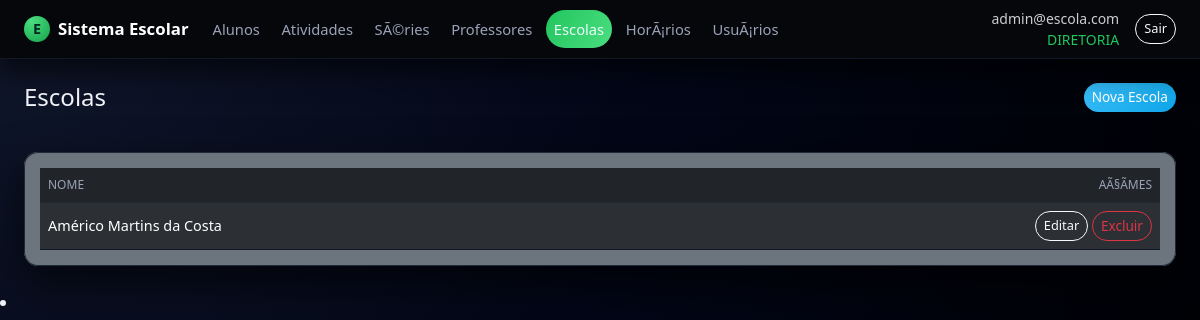
Page /escolas/ (signed in) on the committed database.
### app.py (models this page shows, shortened)
class Usuario(db.Model, UserMixin):
    __tablename__ = "usuario"
    id = db.Column(db.Integer, primary_key=True)
    email = db.Column(db.String(120), unique=True, nullable=False)
    senha_hash = db.Column(db.String(255), nullable=False)
    papel = db.Column(db.String(30), nullable=False, default="ALUNO")
    ativo = db.Column(db.Boolean, nullable=False, default=True)
    created_at = db.Column(db.DateTime, nullable=False, default=datetime.utcnow)
    aluno_id = db.Column(db.Integer, db.ForeignKey("aluno.id"), nullable=True)
    aluno = db.relationship("Aluno", lazy="joined")
    recovery_code1 = db.Column(db.String(255), nullable=True)
    recovery_code2 = db.Column(db.String(255), nullable=True)
    recovery_code3 = db.Column(db.String(255), nullable=True)
    recovery_codes_shown = db.Column(db.Boolean, nullable=False, default=False)
    def papel_upper(self):
        return (self.papel or "").upper()
    def is_responsavel(self):
        return self.papel_upper() == "RESPONSAVEL"
    def is_aluno(self):
        return self.papel_upper() == "ALUNO"

class Escola(db.Model):
    __tablename__ = "escola"
    id = db.Column(db.Integer, primary_key=True)
    nome = db.Column(db.String(120), nullable=False, unique=True)

### app.py (the view)
@app.route("/escolas/")
@login_required
def escolas_list():
    if current_user.is_responsavel() or current_user.is_aluno():
        flash("Acesso não autorizado.", "warning")
        return redirect(url_for("index"))
    items = Escola.query.order_by(Escola.nome.asc()).all()
    return render_template("escolas/listar.html", items=items)

### app.py (called while the page is built)
@login_manager.user_loader
def load_user(uid):
    return db.session.get(Usuario, int(uid))

@app.context_processor
def inject_can():
    return dict(can=can)

### templates/escolas/listar.html (shortened to what this page needs)
{% extends 'base.html' %}
{% block content %}
<div class="d-flex align-items-center justify-content-between mb-3">
  <h1 class="h4 mb-0">Escolas</h1>
  <a href="{{ url_for('escolas_nova') }}" class="btn btn-primary btn-sm">Nova Escola</a>
</div>
<div class="card bg-secondary border-0">
  <div class="card-body">
    <div class="table-responsive">
      <table class="table table-dark table-striped align-middle mb-0">
        <thead>
          <tr>
            <th>Nome</th>
            <th class="table-actions text-end">AÃ§Ãµes</th>
          </tr>
        </thead>
        <tbody>
          {% for e in items %}
          <tr>
            <td>{{ e.nome }}</td>
            <td class="text-end">
              <form class="d-inline" method="post" action="{{ url_for('escolas_editar', id=e.id) }}">
                <button class="btn btn-sm btn-outline-light" onclick="return promptEditEscola(this.form)">Editar</button>
              </form>
              <form class="d-inline" method="post" action="{{ url_for('escolas_excluir', id=e.id) }}"
                    onsubmit="return confirm('Excluir esta escola?');">
                <button class="btn btn-sm btn-outline-danger">Excluir</button>
              </form>
            </td>
          </tr>
          {% else %}
          <tr><td colspan="2" class="text-center text-light-50 py-4">Nenhuma escola cadastrada.</td></tr>
          {% endfor %}
        </tbody>
      </table>
    </div>
  </div>
</div>
{% endblock %}

### templates/base.html (shortened to what this page needs)
<!doctype html>
<html lang="pt-BR">
<head>
  <link
    href="https://cdn.jsdelivr.net/npm/bootstrap@5.3.3/dist/css/bootstrap.min.css"
    rel="stylesheet"
  >
  <link rel="stylesheet" href="{{ url_for('static', filename='css/style.css') }}">
</head>
<body class="app-body">
  <header class="app-navbar navbar navbar-expand-lg navbar-dark">
    <div class="container-fluid px-3 px-lg-4">
      <a class="navbar-brand d-flex align-items-center gap-2" href="{{ url_for('index') }}">
        <span class="brand-icon">E</span>
        <span class="fw-semibold">Sistema Escolar</span>
      </a>
      {% if current_user.is_authenticated %}
        {% set papel = current_user.papel_upper() %}
        <div class="collapse navbar-collapse" id="mainNav">
          <ul class="navbar-nav me-auto mb-2 mb-lg-0 app-menu">
            <li class="nav-item">
              <a class="nav-link {% if request.endpoint and 'alunos' in request.endpoint %}active{% endif %}"
                 href="{{ url_for('alunos_list') }}">
                Alunos
              </a>
            </li>
            <li class="nav-item">
              <a class="nav-link {% if request.endpoint and 'atividades_' in request.endpoint %}active{% endif %}"
                 href="{{ url_for('atividades_listar') }}">
                Atividades
              </a>
            </li>
            {% if papel == 'DIRETORIA' %}
              <li class="nav-item">
                <a class="nav-link {% if request.endpoint and 'series_' in request.endpoint %}active{% endif %}"
                   href="{{ url_for('series_list') }}">
                  SÃ©ries
                </a>
              </li>
               <li class="nav-item">
   <a class="nav-link {% if request.endpoint and 'professores' in request.endpoint %}active{% endif %}"
     href="{{ url_for('professores_listar') }}">
    Professores
  </a>
</li>
              <li class="nav-item">
                <a class="nav-link {% if request.endpoint and 'escolas_' in request.endpoint %}active{% endif %}"
                   href="{{ url_for('escolas_list') }}">
                  Escolas
                </a>
              </li>
              <li class="nav-item">
                <a class="nav-link {% if request.endpoint and 'horarios_' in request.endpoint %}active{% endif %}"
                   href="{{ url_for('horarios_list') }}">
                  HorÃ¡rios
                </a>
              </li>
              <li class="nav-item">
                <a class="nav-link {% if request.endpoint and 'usuarios_' in request.endpoint %}active{% endif %}"
                   href="{{ url_for('usuarios_list') }}">
                  UsuÃ¡rios
                </a>
              </li>
            {% endif %}
          </ul>
          <div class="d-flex align-items-center gap-3">
            <div class="text-end small text-muted d-none d-md-block">
              <div>{{ current_user.email }}</div>
              <div class="text-accent">{{ papel }}</div>
            </div>
            <form method="post" action="{{ url_for('logout') }}">
              <button class="btn btn-sm btn-outline-light" type="submit">Sair</button>
            </form>
          </div>
        </div>
      {% endif %}
    </div>
  </header>
  <main class="app-main container-fluid px-3 px-lg-4 py-4">
    <div class="page-wrapper">
      {% block content %}{% endblock %}
    </div>
  </main>
  <li class="nav-item">
</li>
</body>
</html>

### static/css/style.css (style rules this page uses)
:root { --bg-body: #05070b; --bg-elevated: #10141f; --bg-elevated-soft: #181d2a; --bg-navbar: #05070b; --border-soft: #262c3c; --text-main: #f4f5fb; --text-muted: #9ca3b8; --accent: #22c55e; --accent-soft: rgba(34, 197, 94, 0.15); --danger-soft: rgba(239, 68, 68, 0.15); --radius-lg: 16px; --radius-md: 10px; --shadow-soft: 0 18px 45px rgba(0, 0, 0, 0.65); }
.app-body { background: radial-gradient(circle at top left, #10172a 0, #020617 45%, #000 100%); color: var(--text-main); min-height: 100vh; font-family: system-ui, -apple-system, BlinkMacSystemFont, "Segoe UI", sans-serif; }
.app-navbar { background-color: var(--bg-navbar); border-bottom: 1px solid #111827; box-shadow: 0 10px 30px rgba(0, 0, 0, 0.7); position: sticky; top: 0; z-index: 1030; }
.app-navbar .navbar-brand { font-size: 1.05rem; }
.brand-icon { width: 26px; height: 26px; border-radius: 999px; background: radial-gradient(circle at 30% 20%, #4ade80, #16a34a); display: inline-flex; align-items: center; justify-content: center; font-size: 0.9rem; font-weight: 700; color: #022c22; }
.app-menu .nav-link { font-size: 0.92rem; color: var(--text-muted); padding-inline: 0.9rem; border-radius: 999px; margin-right: 0.35rem; transition: all 0.18s ease-out; }
.app-menu .nav-link.active { color: #ecfeff; background: linear-gradient(120deg, #22c55e, #4ade80); }
.app-main { color: var(--text-main); max-width: 1200px; margin-inline: auto; }
.page-wrapper { display: flex; flex-direction: column; gap: 1.5rem; }
.card { background-color: var(--bg-elevated); border-radius: var(--radius-lg); border: 1px solid var(--border-soft); box-shadow: var(--shadow-soft); }
.table { color: var(--text-main); font-size: 0.9rem; margin-bottom: 0; }
.table thead { background: linear-gradient(90deg, #020617, #020617); }
.table thead th { color: #9ca3b8; border-bottom: 1px solid #1f2933 !important; font-weight: 500; text-transform: uppercase; font-size: 0.75rem; }
.table tbody tr { background-color: var(--bg-elevated-soft); }
.table td, .table th { border-color: #111827 !important; }
.btn { border-radius: 999px; font-size: 0.85rem; }
.btn-primary { background: linear-gradient(135deg, #38bdf8, #0ea5e9); border: none; }
.btn-outline-light { border-radius: 999px; font-size: 0.8rem; }
.text-accent { color: var(--accent); }
.card { position: relative; border-radius: 14px; overflow: hidden; }
.card::after { content: ""; position: absolute; inset: 0; border-radius: 14px; pointer-events: none; box-shadow: inset 0 0 0 1px #1f2937; }
.app-navbar .text-muted { color: rgba(255, 255, 255, 0.80) !important; }
.app-navbar .text-muted div:first-child { font-weight: 500; }

### rows in the picture
Usuario: email "admin@escola.com", papel "DIRETORIA"
Escola: nome "Américo Martins da Costa"
